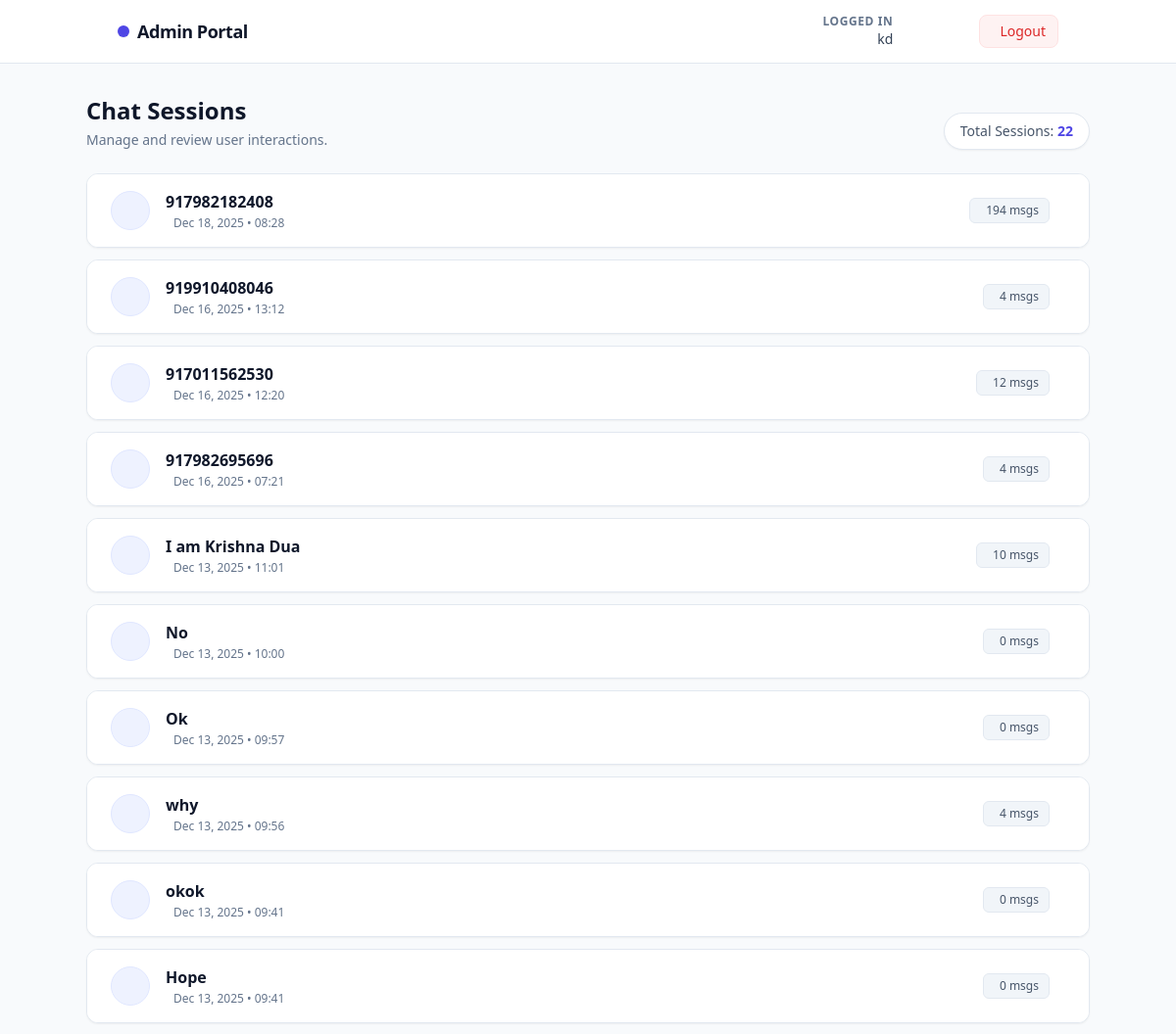
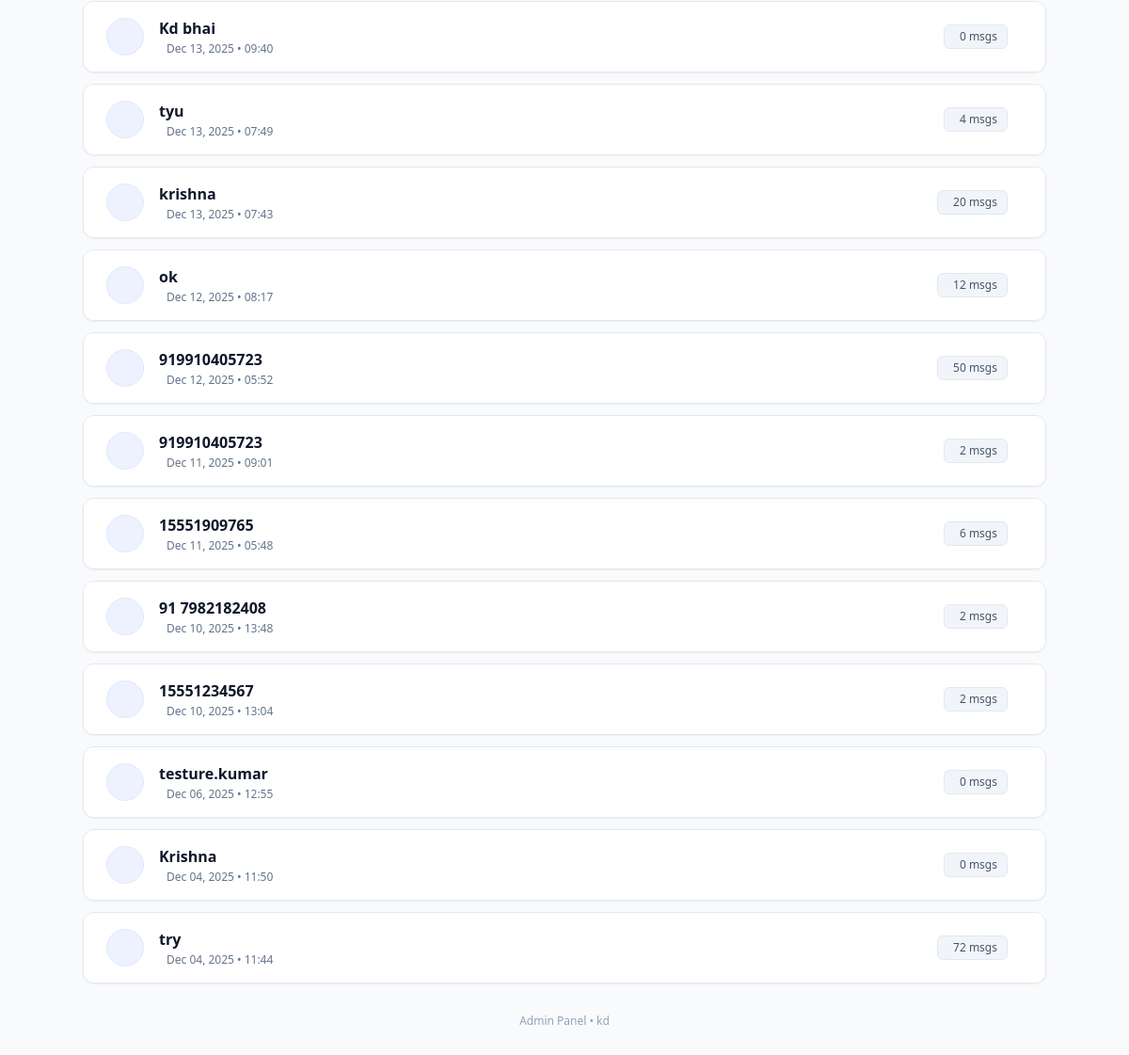
Page /admin-show-chat/ (signed in) on the committed database (2 pictures, top to bottom).
### chatbot/models.py (models this page shows, shortened)
class ChatSession(models.Model):
    username = models.CharField(max_length=100, unique=True)
    history = models.JSONField(default=list)  # List of {"role": "user/assistant", "content": str, "action_html": str|null}
    created_at = models.DateTimeField(auto_now_add=True)
    updated_at = models.DateTimeField(auto_now=True)
    password = models.CharField(max_length=128)

### chatbot/views.py (the view)
# urls.py: path('admin-show-chat/', views.admin_show_chat, name='admin_show_chat'),
def admin_show_chat(request):
    admin_username = request.session.get('admin_username')
    if not admin_username:
        messages.error(request, 'Please log in to access chat sessions.')
        return redirect('admin_login')
    sessions = ChatSession.objects.all().order_by('-updated_at')
    context = {
        'admin_username': admin_username,
        'sessions': sessions,  # List of ChatSession model instances
    }
    return render(request, 'admin_show_chat.html', context)

### templates/admin_show_chat.html (shortened to what this page needs)
<!DOCTYPE html>
<html lang="en">
<head>
    <script src="https://cdn.tailwindcss.com"></script>
</head>
<body class="bg-slate-50 min-h-screen font-sans text-slate-800">
    <nav class="bg-white border-b border-slate-200 sticky top-0 z-30">
        <div class="max-w-5xl mx-auto px-4 sm:px-6 lg:px-8">
            <div class="flex justify-between items-center h-16">
                <div class="flex items-center gap-2">
                    <div class="bg-indigo-600 text-white p-1.5 rounded-lg shadow-sm">
                    </div>
                    <h1 class="text-lg font-bold tracking-tight text-slate-900 hidden sm:block">
                        Admin Portal
                    </h1>
                </div>
                <div class="flex items-center gap-3 sm:gap-4">
                    <div class="hidden md:flex flex-col items-end mr-2">
                        <span class="text-xs text-slate-500 uppercase font-bold tracking-wider">Logged in</span>
                        <span class="text-sm font-medium text-slate-700">{{ admin_username }}</span>
                    </div>
                    <a href="/admin-dashboard/"
                       class="p-2 text-slate-500 hover:text-indigo-600 transition-colors" title="Dashboard">
                    </a>
                    <a href="/admin-edit-file/"
                       class="p-2 text-slate-500 hover:text-emerald-600 transition-colors" title="Edit Knowledge">
                    </a>
                    <a href="/admin-logout/"
                       class="group flex items-center gap-2 bg-red-50 text-red-600 px-3 py-1.5 rounded-lg border border-red-100 hover:bg-red-600 hover:text-white transition-all duration-200 text-sm font-medium">
                        <span class="hidden sm:inline">Logout</span>
                    </a>
                </div>
            </div>
        </div>
    </nav>
    <main class="py-8 px-4 sm:px-6">
        <div class="max-w-5xl mx-auto">
            <div class="mb-6 flex flex-col sm:flex-row sm:items-end justify-between gap-4">
                <div>
                    <h2 class="text-2xl font-bold text-slate-900">Chat Sessions</h2>
                    <p class="text-slate-500 text-sm mt-1">Manage and review user interactions.</p>
                </div>
                <div class="bg-white px-4 py-2 rounded-full border border-slate-200 shadow-sm text-sm font-medium text-slate-600">
                    Total Sessions: <span class="text-indigo-600 font-bold">{{ sessions|length }}</span>
                </div>
            </div>
            <div class="flex flex-col gap-3">
                {% for session in sessions %}
                <div x-data="{ open: false }"
                     class="bg-white border border-slate-200 rounded-xl shadow-sm hover:shadow-md transition-shadow duration-200 overflow-hidden">
                    <button @click="open = !open"
                            class="w-full flex items-center justify-between p-4 sm:px-6 bg-white hover:bg-slate-50 transition-colors cursor-pointer text-left focus:outline-none">
                        <div class="flex items-center gap-4">
                            <div class="h-10 w-10 rounded-full bg-indigo-50 flex items-center justify-center border border-indigo-100 shrink-0">
                            </div>
                            <div>
                                <h3 class="font-semibold text-slate-900 truncate max-w-[150px] sm:max-w-xs">
                                    {{ session.username }}
                                </h3>
                                <div class="flex items-center gap-2 text-xs text-slate-500 mt-0.5">
                                    <span>{{ session.updated_at|date:"M d, Y • H:i" }}</span>
                                </div>
                            </div>
                        </div>
                        <div class="flex items-center gap-4">
                            <div class="hidden sm:flex items-center gap-1.5 px-2.5 py-1 rounded-md bg-slate-100 text-slate-600 text-xs font-medium border border-slate-200">
                                {{ session.history|length }} msgs
                            </div>
                        </div>
                    </button>
                </div>
                {% endfor %}
            </div>
            <div class="mt-8 text-center">
                <p class="text-xs text-slate-400">
                    Admin Panel • {{ admin_username }}
                </p>
            </div>
        </div>
    </main>
</body>
</html>

### rows in the picture
ChatSession: username "917982182408", updated_at "Dec 18, 2025 • 08:28", history|length "194"
ChatSession: username "919910408046", updated_at "Dec 16, 2025 • 13:12", history|length "4"
ChatSession: username "917011562530", updated_at "Dec 16, 2025 • 12:20", history|length "12"
ChatSession: username "917982695696", updated_at "Dec 16, 2025 • 07:21", history|length "4"
ChatSession: username "I am Krishna Dua", updated_at "Dec 13, 2025 • 11:01", history|length "10"
ChatSession: username "No", updated_at "Dec 13, 2025 • 10:00", history|length "0"
ChatSession: username "Ok", updated_at "Dec 13, 2025 • 09:57", history|length "0"
ChatSession: username "why", updated_at "Dec 13, 2025 • 09:56", history|length "4"
ChatSession: username "okok", updated_at "Dec 13, 2025 • 09:41", history|length "0"
ChatSession: username "Hope", updated_at "Dec 13, 2025 • 09:41", history|length "0"
ChatSession: username "Kd bhai", updated_at "Dec 13, 2025 • 09:40", history|length "0"
ChatSession: username "tyu", updated_at "Dec 13, 2025 • 07:49", history|length "4"
ChatSession: username "krishna", updated_at "Dec 13, 2025 • 07:43", history|length "20"
ChatSession: username "ok", updated_at "Dec 12, 2025 • 08:17", history|length "12"
ChatSession: username "919910405723", updated_at "Dec 12, 2025 • 05:52", history|length "50"
ChatSession: username "919910405723", updated_at "Dec 11, 2025 • 09:01", history|length "2"
ChatSession: username "15551909765", updated_at "Dec 11, 2025 • 05:48", history|length "6"
ChatSession: username "91 7982182408", updated_at "Dec 10, 2025 • 13:48", history|length "2"
ChatSession: username "15551234567", updated_at "Dec 10, 2025 • 13:04", history|length "2"
ChatSession: username "testure.kumar", updated_at "Dec 06, 2025 • 12:55", history|length "0"
ChatSession: username "Krishna", updated_at "Dec 04, 2025 • 11:50", history|length "0"
ChatSession: username "try", updated_at "Dec 04, 2025 • 11:44", history|length "72"

### other values in the picture
{{ admin_username }} "kd"
{{ sessions|length }} "22"
